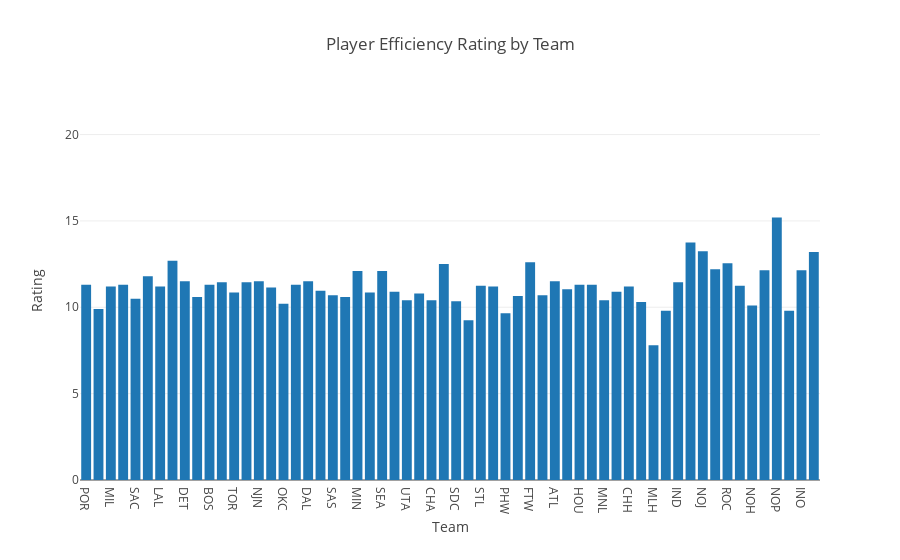

The notebook cell saved with this chart:
### Markdown cell above
#### Conference vs. PER (Bar Chart)

### Code cell
import plotly.io as pio

aggs = ["count","sum","avg","median","mode","rms","stddev","min","max","first","last"]

agg = []
agg_func = []
for i in range(0, len(aggs)):
    agg = dict(
        args=['transforms[0].aggregations[0].func', aggs[i]],
        label=aggs[i],
        method='restyle'
    )
    agg_func.append(agg)


data = [dict(
  type = 'bar',
  x = nba_df["team"],
  y = nba_df["per"],
  mode = 'markers',
  transforms = [dict(
    type = 'aggregate',
    groups = nba_df["team"],
    aggregations = [dict(
        target = 'y', func = 'median', enabled = True)
    ]
  )]
)]

layout = dict(
  title = 'Player Efficiency Rating by Team',
  xaxis = dict(title = 'Team'),
  yaxis = dict(title = 'Rating', range = [0,22]),
)

fig_dict = dict(data=data, layout=layout)

pio.show(fig_dict, validate=False)

### Figure 1 — Plotly figure (JSON) as saved in the notebook; plotly's stock layout.template omitted (floating-point values rounded to 4 significant figures; data arrays with more than 128 entries replaced by an {"elided": "..."} marker saying what was removed)
{"data": [{"mode": "markers", "transforms": [{"aggregations": [{"enabled": true, "func": "median", "target": "y"}], "groups": {"elided": "3310 str values"}, "type": "aggregate"}], "type": "bar", "x": {"elided": "3310 str values"}, "y": {"elided": "3310 float values"}}], "layout": {"title": "Player Efficiency Rating by Team", "xaxis": {"title": "Team"}, "yaxis": {"range": [0, 22], "title": "Rating"}}}
